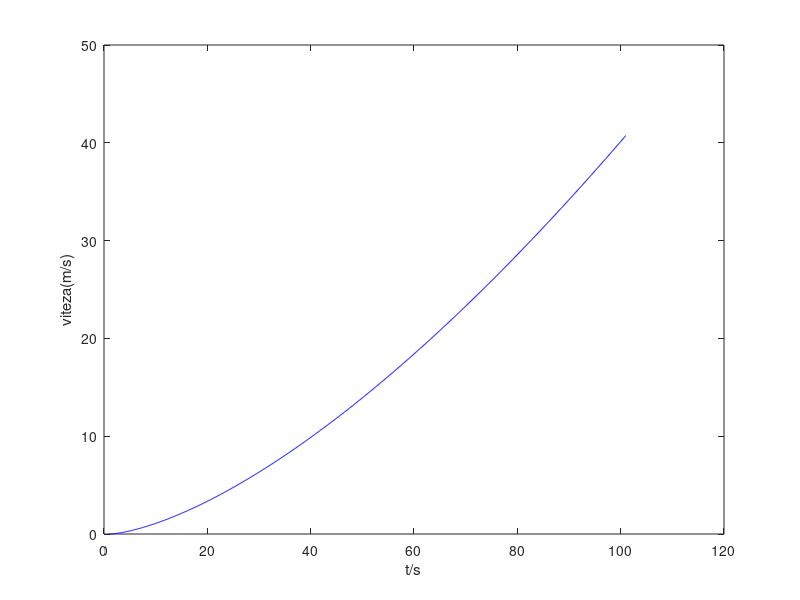

Write MATLAB code to recreate this figure.
% Colocviu FC 22 mai 2020
% Necula Bianca 315CA
clear; close all; clc;
m = 0.201; % masa in kg
t0 = 1; % timpul initial
tf = 101; % timpul final
N = 1000; % numarul momentelor
t=linspace(t0,tf,N);
dt=t(2)-t(1); % discretizarea timpului
f = 0.7 * tand(sqrt(t - 1)); % tand este folosit pentru a lucra in grade
a = f ./ m; % valoarea acceleratiei in toate momentele de timp
v = zeros(1, N); 
v(1) = 0; % viteza initiala deorece corpul pleaca din repaus
v(2) = a(1)*dt; % viteza din urmatorul moment de timp
for i = 3 : N  % aflarea recursiva a vitezei
  v(i) = v(i-1) + a(i-1) * dt; 
endfor
figure(1);  
plot(t, v, '-b'); % plottarea graficului vitezei in functie de timp
xlabel('t/s'); ylabel('viteza(m/s)');